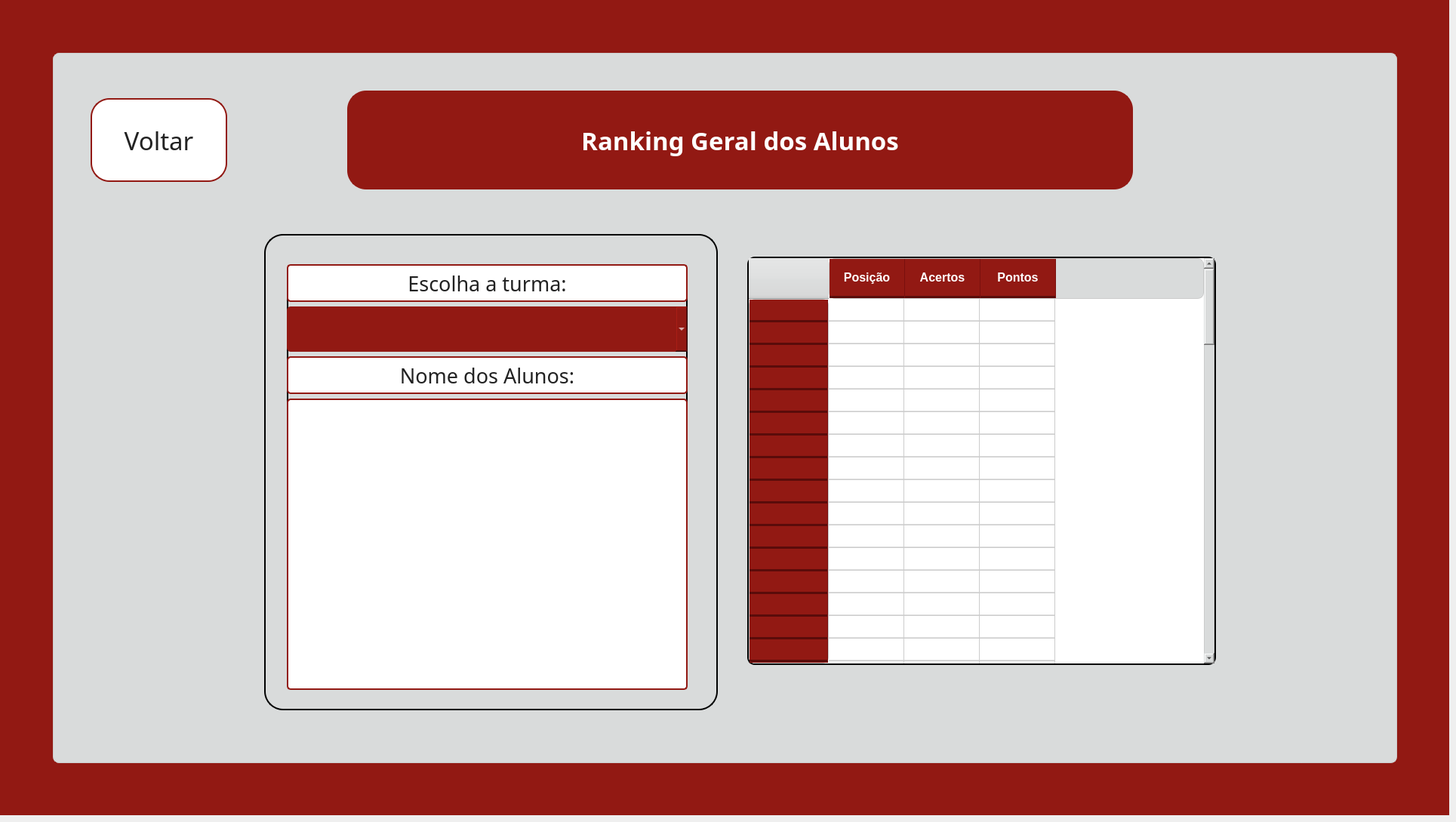
    <widget class="QWidget" name="pg_rankinggeral">
     <widget class="QWidget" name="fundo_rankinggeral" native="true">
      <property name="geometry">
       <rect>
        <x>0</x>
        <y>0</y>
        <width>1920</width>
        <height>1080</height>
       </rect>
      </property>
      <property name="styleSheet">
       <string notr="true">background-color: #921913;</string>
      </property>
      <widget class="QWidget" name="container_rankinggeral" native="true">
       <property name="geometry">
        <rect>
         <x>70</x>
         <y>70</y>
         <width>1781</width>
         <height>941</height>
        </rect>
       </property>
       <property name="styleSheet">
        <string notr="true">background-color: #d9dbdb;
border: 1px solid #cccccc;
border-radius: 8px;</string>
       </property>
       <widget class="QLabel" name="lbl_titulo_rankinggeral">
        <property name="geometry">
         <rect>
          <x>390</x>
          <y>50</y>
          <width>1041</width>
          <height>131</height>
         </rect>
        </property>
        <property name="font">
         <font>
          <family>Arbutus Slab</family>
          <pointsize>25</pointsize>
          <bold>true</bold>
         </font>
        </property>
        <property name="cursor">
         <cursorShape>ArrowCursor</cursorShape>
        </property>
        <property name="styleSheet">
         <string notr="true">background-color: #921913;
border: 2px solid #921913;
border-radius: 25px;
color: white;
padding: 0 18px</string>
        </property>
        <property name="text">
         <string>Ranking Geral dos Alunos</string>
        </property>
        <property name="textFormat">
         <enum>Qt::TextFormat::AutoText</enum>
        </property>
        <property name="alignment">
         <set>Qt::AlignmentFlag::AlignCenter</set>
        </property>
        <property name="wordWrap">
         <bool>true</bool>
        </property>
       </widget>
       <widget class="QLabel" name="img_cel_A_rankinggeral">
        <property name="geometry">
         <rect>
          <x>10</x>
          <y>0</y>
          <width>471</width>
          <height>491</height>
         </rect>
        </property>
        <property name="styleSheet">
         <string notr="true">border: transparent;
background-color: transparent;</string>
        </property>
        <property name="text">
         <string/>
        </property>
        <property name="pixmap">
         <pixmap>../images/fundoetec.png</pixmap>
        </property>
        <property name="scaledContents">
         <bool>true</bool>
        </property>
       </widget>
       <widget class="QLabel" name="img_cel_B_rankinggeral">
        <property name="geometry">
         <rect>
          <x>10</x>
          <y>480</y>
          <width>471</width>
          <height>451</height>
         </rect>
        </property>
        <property name="styleSheet">
         <string notr="true">border: transparent;
background-color: transparent;</string>
        </property>
        <property name="text">
         <string/>
        </property>
        <property name="pixmap">
         <pixmap>../images/fundoetec.png</pixmap>
        </property>
        <property name="scaledContents">
         <bool>true</bool>
        </property>
       </widget>
       <widget class="QLabel" name="img_cel_C_rankinggeral">
        <property name="geometry">
         <rect>
          <x>470</x>
          <y>450</y>
          <width>471</width>
          <height>481</height>
         </rect>
        </property>
        <property name="styleSheet">
         <string notr="true">border: transparent;
background-color: transparent;</string>
        </property>
        <property name="text">
         <string/>
        </property>
        <property name="pixmap">
         <pixmap>../images/fundoetec.png</pixmap>
        </property>
        <property name="scaledContents">
         <bool>true</bool>
        </property>
       </widget>
       <widget class="QFrame" name="frame_card_rankinggeral">
        <property name="geometry">
         <rect>
          <x>280</x>
          <y>240</y>
          <width>601</width>
          <height>631</height>
         </rect>
        </property>
        <property name="font">
         <font>
          <pointsize>2</pointsize>
         </font>
        </property>
        <property name="styleSheet">
         <string notr="true">border-radius: 25px;
border: 2px solid black;
</string>
        </property>
        <property name="frameShape">
         <enum>QFrame::Shape::StyledPanel</enum>
        </property>
        <property name="frameShadow">
         <enum>QFrame::Shadow::Raised</enum>
        </property>
        <widget class="QWidget" name="verticalLayoutWidget_3">
         <property name="geometry">
          <rect>
           <x>30</x>
           <y>40</y>
           <width>531</width>
           <height>564</height>
          </rect>
         </property>
         <layout class="QVBoxLayout" name="layout_card_rankinggeral">
          <item>
           <widget class="QLabel" name="lbl_tabela_titulo_rankinggeral">
            <property name="minimumSize">
             <size>
              <width>0</width>
              <height>50</height>
             </size>
            </property>
            <property name="maximumSize">
             <size>
              <width>16777215</width>
              <height>50</height>
             </size>
            </property>
            <property name="font">
             <font>
              <family>Arbutus Slab</family>
              <pointsize>20</pointsize>
             </font>
            </property>
            <property name="styleSheet">
             <string notr="true">background-color: white;
color: #222222;
border: 2px solid #921913;
border-radius: 5px;
padding: 0 8px</string>
            </property>
            <property name="text">
             <string>Escolha a turma:</string>
            </property>
            <property name="alignment">
             <set>Qt::AlignmentFlag::AlignCenter</set>
            </property>
           </widget>
          </item>
          <item>
           <widget class="QComboBox" name="comboBox_turmas">
            <property name="minimumSize">
             <size>
              <width>200</width>
              <height>60</height>
             </size>
            </property>
            <property name="font">
             <font>
              <family>Arbutus Slab</family>
              <pointsize>20</pointsize>
             </font>
            </property>
            <property name="styleSheet">
             <string notr="true">QComboBox{
    background-color: #921913;
    border: none;
    border-radius: 5px;
    color: white;
}

QComboBox:hover{
    background-color: #62100d;
}</string>
            </property>
            <property name="currentIndex">
             <number>-1</number>
            </property>
           </widget>
          </item>
          <item>
           <widget class="QLabel" name="lbl_tabela_subtitulo_rankinggeral">
            <property name="minimumSize">
             <size>
              <width>0</width>
              <height>50</height>
             </size>
            </property>
            <property name="maximumSize">
             <size>
              <width>16777215</width>
              <height>50</height>
             </size>
            </property>
            <property name="font">
             <font>
              <family>Arbutus Slab</family>
              <pointsize>20</pointsize>
             </font>
            </property>
            <property name="styleSheet">
             <string notr="true">background-color: white;
color: #222222;
border: 2px solid #921913;
border-radius: 5px;
padding: 0 8px</string>
            </property>
            <property name="text">
             <string>Nome dos Alunos:</string>
            </property>
            <property name="alignment">
             <set>Qt::AlignmentFlag::AlignCenter</set>
            </property>
           </widget>
          </item>
          <item>
           <widget class="QListWidget" name="lista_alunos">
            <property name="styleSheet">
             <string notr="true">background-color: white;
color: #222222;
border: 2px solid #921913;
border-radius: 5px;
padding: 0 8px</string>
            </property>
           </widget>
          </item>
         </layout>
        </widget>
       </widget>
       <widget class="QLabel" name="lbl_col1_rankinggeral">
        <property name="geometry">
         <rect>
          <x>500</x>
          <y>10</y>
          <width>471</width>
          <height>431</height>
         </rect>
        </property>
        <property name="styleSheet">
         <string notr="true">border: transparent;
background-color: transparent;</string>
        </property>
        <property name="text">
         <string/>
        </property>
        <property name="pixmap">
         <pixmap>../images/fundoetec.png</pixmap>
        </property>
        <property name="scaledContents">
         <bool>true</bool>
        </property>
       </widget>
       <widget class="QLabel" name="lbl_col2_rankinggeral">
        <property name="geometry">
         <rect>
          <x>970</x>
          <y>0</y>
          <width>441</width>
          <height>481</height>
         </rect>
        </property>
        <property name="styleSheet">
         <string notr="true">border: transparent;
background-color: transparent;</string>
        </property>
        <property name="text">
         <string/>
        </property>
        <property name="pixmap">
         <pixmap>../images/fundoetec.png</pixmap>
        </property>
        <property name="scaledContents">
         <bool>true</bool>
        </property>
       </widget>
       <widget class="QLabel" name="lbl_col3_rankinggeral">
        <property name="geometry">
         <rect>
          <x>1330</x>
          <y>0</y>
          <width>471</width>
          <height>491</height>
         </rect>
        </property>
        <property name="styleSheet">
         <string notr="true">border: transparent;
background-color: transparent;</string>
        </property>
        <property name="text">
         <string/>
        </property>
        <property name="pixmap">
         <pixmap>../images/fundoetec.png</pixmap>
        </property>
        <property name="scaledContents">
         <bool>true</bool>
        </property>
       </widget>
       <widget class="QLabel" name="lbl_col4_rankinggeral">
        <property name="geometry">
         <rect>
          <x>1780</x>
          <y>820</y>
          <width>471</width>
          <height>481</height>
         </rect>
        </property>
        <property name="styleSheet">
         <string notr="true">border: transparent;
background-color: transparent;</string>
        </property>
        <property name="text">
         <string/>
        </property>
        <property name="pixmap">
         <pixmap>../images/fundoetec.png</pixmap>
        </property>
        <property name="scaledContents">
         <bool>true</bool>
        </property>
       </widget>
       <widget class="QLabel" name="lbl_col5_rankinggeral">
        <property name="geometry">
         <rect>
          <x>940</x>
          <y>460</y>
          <width>471</width>
          <height>481</height>
         </rect>
        </property>
        <property name="styleSheet">
         <string notr="true">border: transparent;
background-color: transparent;</string>
        </property>
        <property name="text">
         <string/>
        </property>
        <property name="pixmap">
         <pixmap>../images/fundoetec.png</pixmap>
        </property>
        <property name="scaledContents">
         <bool>true</bool>
        </property>
       </widget>
       <widget class="QLabel" name="lbl_rodape_rankinggeral">
        <property name="geometry">
         <rect>
          <x>1380</x>
          <y>470</y>
          <width>421</width>
          <height>471</height>
         </rect>
        </property>
        <property name="styleSheet">
         <string notr="true">border: transparent;
background-color: transparent;</string>
        </property>
        <property name="text">
         <string/>
        </property>
        <property name="pixmap">
         <pixmap>../images/fundoetec.png</pixmap>
        </property>
        <property name="scaledContents">
         <bool>true</bool>
        </property>
       </widget>
       <widget class="QTableWidget" name="tabela_rankingalunos">
        <property name="geometry">
         <rect>
          <x>920</x>
          <y>270</y>
          <width>621</width>
          <height>541</height>
         </rect>
        </property>
        <property name="font">
         <font>
          <family>Arbutus Slab</family>
          <pointsize>-1</pointsize>
         </font>
        </property>
        <property name="styleSheet">
         <string notr="true">QTableWidget {
    background-color: white;
    color: #222222;
    gridline-color: #cccccc;
    border: 2px solid black;
    border-radius: 10px;
    font-size: 16px;
    font-family: &quot;Arbutus Slab&quot;;
}
QTableWidget::item {
    padding: 10px 14px;
    border-bottom: 1px solid #e0e0e0;
    color: #222222;
}
QTableWidget::item:selected {
    background-color: #f2c4c3;
    color: #921913;
}
QTableWidget::item:alternate {
    background-color: #f7f7f7;
}
QHeaderView::section {
    background-color: #921913;
    color: white;
    border: none;
    border-right: 1px solid #7a100e;
    border-bottom: 3px solid #5a0c0a;
    padding: 14px 10px;
    font-size: 16px;
    font-weight: bold;
    font-family: &quot;Arbutus Slab&quot;;
}
QScrollBar:vertical {
    background: #f0f0f0;
    width: 14px;
    border-radius: 7px;
}
QScrollBar::handle:vertical {
    background: #921913;
    border-radius: 7px;
    min-height: 30px;
}</string>
        </property>
        <property name="selectionBehavior">
         <enum>QAbstractItemView::SelectionBehavior::SelectRows</enum>
        </property>
        <property name="columnCount">
         <number>3</number>
        </property>
        <attribute name="horizontalHeaderVisible">
         <bool>true</bool>
        </attribute>
        <attribute name="horizontalHeaderShowSortIndicator" stdset="0">
         <bool>false</bool>
        </attribute>
        <attribute name="verticalHeaderVisible">
         <bool>true</bool>
        </attribute>
        <attribute name="verticalHeaderCascadingSectionResizes">
         <bool>true</bool>
        </attribute>
        <attribute name="verticalHeaderHighlightSections">
         <bool>true</bool>
        </attribute>
        <row>
         <property name="text">
          <string>Nova linha</string>
         </property>
        </row>
        <row>
         <property name="text">
          <string>Nova linha</string>
         </property>
        </row>
        <row>
         <property name="text">
          <string>Nova linha</string>
         </property>
        </row>
        <row>
         <property name="text">
          <string>Nova linha</string>
         </property>
        </row>
        <row>
         <property name="text">
          <string>Nova linha</string>
         </property>
        </row>
        <row>
         <property name="text">
          <string>Nova linha</string>
         </property>
        </row>
        <row>
         <property name="text">
          <string>Nova linha</string>
         </property>
        </row>
        <row>
         <property name="text">
          <string>Nova linha</string>
         </property>
        </row>
        <row>
         <property name="text">
          <string>Nova linha</string>
         </property>
        </row>
        <row>
         <property name="text">
          <string>Nova linha</string>
         </property>
        </row>
        <row>
         <property name="text">
          <string>Nova linha</string>
         </property>
        </row>
        <row>
         <property name="text">
          <string>Nova linha</string>
         </property>
        </row>
        <row>
         <property name="text">
          <string>Nova linha</string>
         </property>
        </row>
        <row>
         <property name="text">
          <string>Nova linha</string>
         </property>
        </row>
        <row>
         <property name="text">
          <string>Nova linha</string>
         </property>
        </row>
        <row>
         <property name="text">
          <string>Nova linha</string>
         </property>
        </row>
        <row>
         <property name="text">
          <string>Nova linha</string>
         </property>
        </row>
        <row>
         <property name="text">
          <string>Nova linha</string>
         </property>
        </row>
        <row>
         <property name="text">
          <string>Nova linha</string>
         </property>
        </row>
        <row>
         <property name="text">
          <string>Nova linha</string>
         </property>
        </row>
        <row>
         <property name="text">
          <string>Nova linha</string>
         </property>
        </row>
        <row>
         <property name="text">
          <string>Nova linha</string>
         </property>
        </row>
        <row>
         <property name="text">
          <string>Nova linha</string>
         </property>
        </row>
        <row>
         <property name="text">
          <string>Nova linha</string>
         </property>
        </row>
        <row>
         <property name="text">
          <string>Nova linha</string>
         </property>
        </row>
        <row>
         <property name="text">
          <string>Nova linha</string>
         </property>
        </row>
        <row>
         <property name="text">
          <string>Nova linha</string>
         </property>
        </row>
        <row>
         <property name="text">
          <string>Nova linha</string>
         </property>
        </row>
        <row>
         <property name="text">
          <string>Nova linha</string>
         </property>
        </row>
        <row>
         <property name="text">
          <string>Nova linha</string>
         </property>
        </row>
        <row>
         <property name="text">
          <string>Nova linha</string>
         </property>
        </row>
        <row>
         <property name="text">
          <string>Nova linha</string>
         </property>
        </row>
        <row>
         <property name="text">
          <string>Nova linha</string>
         </property>
        </row>
        <row>
         <property name="text">
          <string>Nova linha</string>
         </property>
        </row>
        <row>
         <property name="text">
          <string>Nova linha</string>
         </property>
        </row>
        <row>
         <property name="text">
          <string>Nova linha</string>
         </property>
        </row>
        <row>
         <property name="text">
          <string>Nova linha</string>
         </property>
        </row>
        <row>
         <property name="text">
          <string>Nova linha</string>
         </property>
        </row>
        <row>
         <property name="text">
          <string>Nova linha</string>
         </property>
        </row>
        <row>
         <property name="text">
          <string>Nova linha</string>
         </property>
        </row>
        <row>
         <property name="text">
          <string>Nova linha</string>
         </property>
        </row>
        <row>
         <property name="text">
          <string>Nova linha</string>
         </property>
        </row>
        <row>
         <property name="text">
          <string>Nova linha</string>
         </property>
        </row>
        <row>
         <property name="text">
          <string>Nova linha</string>
         </property>
        </row>
        <row>
         <property name="text">
          <string>Nova linha</string>
         </property>
        </row>
        <row>
         <property name="text">
          <string>Nova linha</string>
         </property>
        </row>
        <row>
         <property name="text">
          <string>Nova linha</string>
         </property>
        </row>
        <row>
         <property name="text">
          <string>Nova linha</string>
         </property>
        </row>
        <row>
         <property name="text">
          <string>Nova linha</string>
         </property>
        </row>
        <row>
         <property name="text">
          <string>Nova linha</string>
         </property>
        </row>
        <row>
         <property name="text">
          <string>Nova linha</string>
         </property>
        </row>
        <row>
         <property name="text">
          <string>Nova linha</string>
         </property>
        </row>
        <row>
         <property name="text">
          <string>Nova linha</string>
         </property>
        </row>
        <row>
         <property name="text">
          <string>Nova linha</string>
         </property>
        </row>
        <row>
         <property name="text">
          <string>Nova linha</string>
         </property>
        </row>
        <row>
         <property name="text">
          <string>Nova linha</string>
         </property>
        </row>
        <row>
         <property name="text">
          <string>Nova linha</string>
         </property>
        </row>
        <row>
         <property name="text">
          <string>Nova linha</string>
         </property>
        </row>
        <row>
         <property name="text">
          <string>Nova linha</string>
         </property>
        </row>
        <row>
         <property name="text">
          <string>Nova linha</string>
         </property>
        </row>
        <row>
         <property name="text">
          <string>Nova linha</string>
         </property>
        </row>
        <row>
         <property name="text">
          <string>Nova linha</string>
         </property>
        </row>
        <row>
         <property name="text">
          <string>Nova linha</string>
         </property>
        </row>
        <row>
         <property name="text">
          <string>Nova linha</string>
         </property>
        </row>
        <row>
         <property name="text">
          <string>Nova linha</string>
         </property>
        </row>
        <row>
         <property name="text">
          <string>Nova linha</string>
         </property>
        </row>
        <row>
         <property name="text">
          <string>Nova linha</string>
         </property>
        </row>
        <row>
         <property name="text">
          <string>Nova linha</string>
         </property>
        </row>
        <row>
         <property name="text">
          <string>Nova linha</string>
         </property>
        </row>
        <row>
         <property name="text">
          <string>Nova linha</string>
         </property>
        </row>
        <row>
         <property name="text">
          <string>Nova linha</string>
         </property>
        </row>
        <row>
         <property name="text">
          <string>Nova linha</string>
         </property>
        </row>
        <row>
         <property name="text">
          <string>Nova linha</string>
         </property>
        </row>
        <row>
         <property name="text">
          <string>Nova linha</string>
         </property>
        </row>
        <row>
         <property name="text">
          <string>Nova linha</string>
         </property>
        </row>
        <row>
         <property name="text">
          <string>Nova linha</string>
         </property>
        </row>
        <row>
         <property name="text">
          <string>Nova linha</string>
         </property>
        </row>
        <row>
         <property name="text">
          <string>Nova linha</string>
         </property>
        </row>
        <row>
         <property name="text">
          <string>Nova linha</string>
         </property>
        </row>
        <row>
         <property name="text">
          <string>Nova linha</string>
         </property>
        </row>
        <column>
         <property name="text">
          <string>Posição</string>
         </property>
        </column>
        <column>
         <property name="text">
          <string>Acertos</string>
         </property>
         <property name="font">
          <font>
           <pointsize>10</pointsize>
          </font>
         </property>
        </column>
        <column>
         <property name="text">
          <string>Pontos</string>
         </property>
         <property name="font">
          <font>
           <pointsize>9</pointsize>
          </font>
         </property>
        </column>
        <item row="0" column="0">
         <property name="text">
          <string/>
         </property>
         <property name="font">
          <font>
           <pointsize>14</pointsize>
          </font>
         </property>
        </item>
       </widget>
       <widget class="QPushButton" name="btn_voltarpararanking2">
        <property name="geometry">
         <rect>
          <x>50</x>
          <y>60</y>
          <width>181</width>
          <height>111</height>
         </rect>
        </property>
        <property name="font">
         <font>
          <family>Arbutus Slab</family>
          <pointsize>25</pointsize>
         </font>
        </property>
        <property name="styleSheet">
         <string notr="true">background-color: white;
border: 2px solid #921913;
border-radius: 25px;
color: #222222;
padding: 0 18px</string>
        </property>
        <property name="text">
         <string>Voltar</string>
        </property>
       </widget>
       <widget class="QLabel" name="lbl_logo_cps_rankinggeral">
        <property name="geometry">
         <rect>
          <x>1550</x>
          <y>940</y>
          <width>111</width>
          <height>71</height>
         </rect>
        </property>
        <property name="text">
         <string/>
        </property>
        <property name="pixmap">
         <pixmap>../images/logocps.png</pixmap>
        </property>
        <property name="scaledContents">
         <bool>true</bool>
        </property>
       </widget>
       <widget class="QLabel" name="lbl_logo_etec_rankinggeral">
        <property name="geometry">
         <rect>
          <x>1690</x>
          <y>950</y>
          <width>151</width>
          <height>91</height>
         </rect>
        </property>
        <property name="text">
         <string/>
        </property>
        <property name="pixmap">
         <pixmap>../images/logoetec.png</pixmap>
        </property>
        <property name="scaledContents">
         <bool>true</bool>
        </property>
       </widget>
       <zorder>lbl_col5_rankinggeral</zorder>
       <zorder>lbl_logo_cps_rankinggeral</zorder>
       <zorder>lbl_logo_etec_rankinggeral</zorder>
       <zorder>lbl_rodape_rankinggeral</zorder>
       <zorder>lbl_col3_rankinggeral</zorder>
       <zorder>img_cel_B_rankinggeral</zorder>
       <zorder>img_cel_A_rankinggeral</zorder>
       <zorder>lbl_col1_rankinggeral</zorder>
       <zorder>lbl_col2_rankinggeral</zorder>
       <zorder>lbl_titulo_rankinggeral</zorder>
       <zorder>img_cel_C_rankinggeral</zorder>
       <zorder>frame_card_rankinggeral</zorder>
       <zorder>lbl_col4_rankinggeral</zorder>
       <zorder>tabela_rankingalunos</zorder>
       <zorder>btn_voltarpararanking2</zorder>
      </widget>
     </widget>
    </widget>
